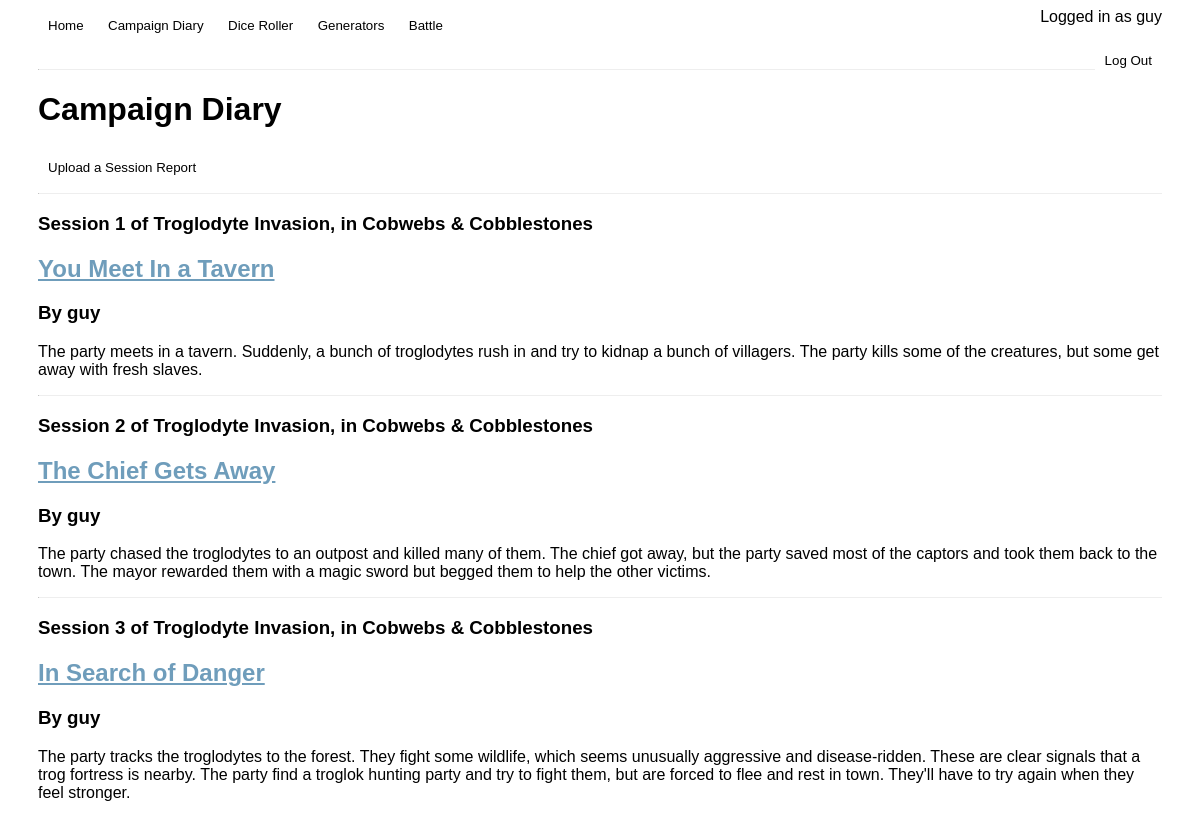
Page /blog/ (signed in) on the committed database.
### blog/models.py (models this page shows, shortened)
class Post(models.Model):
    title = models.CharField(max_length=200)
    author = models.ForeignKey(
        'auth.User',
        on_delete=models.CASCADE,
    )
    campaign = models.CharField(max_length=200)
    session = models.SmallIntegerField()
    system = models.CharField(max_length=200)
    text = models.TextField()

### blog/views.py (the view)
# urls.py: path("blog/", CampaignDiaryView.as_view(), name="Campaign Diary"),
class CampaignDiaryView(ListView):
    model = Post
    template_name = "campaign_diary.html"

### blog/templates/campaign_diary.html (shortened to what this page needs)
<!DOCTYPE html>
<html>
    <head>
    </head>
    <body>
        {% extends "base.html" %}
        {% block content %}
        <div>
            <h1>Campaign Diary</h1>
            <a href="{% url 'Upload Session Report' %}"><button>Upload a Session Report</button></a>
        </div>
        {% for post in post_list %}
        <hr>
        <div class="post-entry">
            <h3>Session {{ post.session }} of {{ post.campaign }}, in {{ post.system }}</h3>
            <a href="{% url 'Individual Post' post.pk %}"><h2>{{ post.title }}</h2></a>
            <h3>By {{ post.author }}</h3>
            <p>{{ post.text }}</p>
        </div>
        {% endfor %}
        {% endblock %}

### templates/base.html (shortened to what this page needs)
<head>
    {% load static %}
    <link rel="stylesheet" type="text/css" href='/static/css/style.css'>
</head>
<header>
    <a href="{% url 'Home Page' %}"><button>Home</button></a>
    <a href="{% url 'Campaign Diary' %}"><button>Campaign Diary</button></a>
    <a href="{% url 'Dice Roller' %}"><button>Dice Roller</button></a>
    <a href="{% url 'Generators' %}"><button>Generators</button></a>
    <a href="{% url 'Battle' %}"><button>Battle</button></a>
    <span class="float_right">
        {% if user.is_authenticated %}
        <span>Logged in as {{ user.username }}</span>
        {% else %}
        <a href="{% url 'Sign Up' %}"><button>Sign Up</button></a>
        <a href="{% url 'Account' %}"><button>Log In</button></a>
        {% endif %}
    </span>
    {% if user.is_authenticated %}
    <div>
        <form action="{% url 'logout' %}" method="post">
            <button class="float_right" type="submit">Log Out</button>
            <br>
        </form>
    </div>
    {% endif %}
    <hr>
</header>
{% block content %}
{% endblock %}

### static/css/style.css (style rules this page uses)
.float_right { float: right; text-align: right; }
body { font-family: 'Trebuchet MS', 'Lucida Sans Unicode', 'Lucida Grande', 'Lucida Sans', Arial, sans-serif; padding-left: 2.5%; padding-right: 2.5%; }
button { padding: 10px; border-radius: 20px; background-color: white; border: none; transition-duration: 0.5s; }
hr { border-top: rgb(235, 241, 245); }
a { color: rgb(111, 157, 187); }

### rows in the picture
Post: session "1", campaign "Troglodyte Invasion", system "Cobwebs & Cobblestones", title "You Meet In a Tavern", author "guy", text "The party meets in a tavern. Suddenly, a bunch of troglodytes rush in and try to kidnap a bunch of villagers. The party kills some of the creatures, but some get away with fresh slaves."
Post: session "2", campaign "Troglodyte Invasion", system "Cobwebs & Cobblestones", title "The Chief Gets Away", author "guy", text "The party chased the troglodytes to an outpost and killed many of them. The chief got away, but the party saved most of the captors and took them back to the town. The mayor rewarded them with a magic sword but begged them to help the other victims."
Post: session "3", campaign "Troglodyte Invasion", system "Cobwebs & Cobblestones", title "In Search of Danger", author "guy", text "The party tracks the troglodytes to the forest. They fight some wildlife, which seems unusually aggressive and disease-ridden. These are clear signals that a trog fortress is nearby. The party find a troglok hunting party and try to fight them, but are forced to flee and rest in town. They'll have to try again when they feel stronger."

### other values in the picture
{{ user.username }} "guy"
